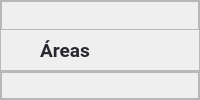
               <widget class="QWidget" name="deposito_subpage">
                <layout class="QVBoxLayout" name="verticalLayout_4">
                 <property name="spacing">
                  <number>0</number>
                 </property>
                 <property name="leftMargin">
                  <number>0</number>
                 </property>
                 <property name="topMargin">
                  <number>0</number>
                 </property>
                 <property name="rightMargin">
                  <number>0</number>
                 </property>
                 <property name="bottomMargin">
                  <number>0</number>
                 </property>
                 <item>
                  <widget class="QFrame" name="frame_6">
                   <property name="frameShape">
                    <enum>QFrame::StyledPanel</enum>
                   </property>
                   <property name="frameShadow">
                    <enum>QFrame::Raised</enum>
                   </property>
                   <layout class="QVBoxLayout" name="verticalLayout_6">
                    <property name="leftMargin">
                     <number>0</number>
                    </property>
                    <property name="topMargin">
                     <number>0</number>
                    </property>
                    <property name="rightMargin">
                     <number>0</number>
                    </property>
                    <property name="bottomMargin">
                     <number>0</number>
                    </property>
                    <item>
                     <widget class="QFrame" name="frame_13">
                      <property name="maximumSize">
                       <size>
                        <width>200</width>
                        <height>100</height>
                       </size>
                      </property>
                      <property name="frameShape">
                       <enum>QFrame::StyledPanel</enum>
                      </property>
                      <property name="frameShadow">
                       <enum>QFrame::Raised</enum>
                      </property>
                      <widget class="QLabel" name="label_9">
                       <property name="geometry">
                        <rect>
                         <x>7</x>
                         <y>30</y>
                         <width>128</width>
                         <height>40</height>
                        </rect>
                       </property>
                       <property name="minimumSize">
                        <size>
                         <width>128</width>
                         <height>0</height>
                        </size>
                       </property>
                       <property name="maximumSize">
                        <size>
                         <width>120</width>
                         <height>40</height>
                        </size>
                       </property>
                       <property name="font">
                        <font>
                         <family>Roboto</family>
                         <pointsize>17</pointsize>
                         <weight>75</weight>
                         <bold>true</bold>
                        </font>
                       </property>
                       <property name="styleSheet">
                        <string notr="true">color: #282830 ;
</string>
                       </property>
                       <property name="text">
                        <string>Depósito</string>
                       </property>
                       <property name="alignment">
                        <set>Qt::AlignCenter</set>
                       </property>
                      </widget>
                     </widget>
                    </item>
                    <item>
                     <widget class="QLabel" name="label_12">
                      <property name="minimumSize">
                       <size>
                        <width>128</width>
                        <height>0</height>
                       </size>
                      </property>
                      <property name="maximumSize">
                       <size>
                        <width>120</width>
                        <height>40</height>
                       </size>
                      </property>
                      <property name="font">
                       <font>
                        <family>Roboto</family>
                        <pointsize>14</pointsize>
                        <weight>75</weight>
                        <bold>true</bold>
                       </font>
                      </property>
                      <property name="cursor">
                       <cursorShape>PointingHandCursor</cursorShape>
                      </property>
                      <property name="styleSheet">
                       <string notr="true">color: #282830 ;
</string>
                      </property>
                      <property name="text">
                       <string>Áreas</string>
                      </property>
                      <property name="alignment">
                       <set>Qt::AlignCenter</set>
                      </property>
                     </widget>
                    </item>
                    <item>
                     <widget class="QFrame" name="frame_14">
                      <property name="frameShape">
                       <enum>QFrame::StyledPanel</enum>
                      </property>
                      <property name="frameShadow">
                       <enum>QFrame::Raised</enum>
                      </property>
                      <layout class="QVBoxLayout" name="verticalLayout_8">
                       <property name="spacing">
                        <number>0</number>
                       </property>
                       <property name="leftMargin">
                        <number>0</number>
                       </property>
                       <property name="topMargin">
                        <number>0</number>
                       </property>
                       <property name="rightMargin">
                        <number>0</number>
                       </property>
                       <property name="bottomMargin">
                        <number>0</number>
                       </property>
                       <item alignment="Qt::AlignTop">
                        <widget class="QFrame" name="frame_5">
                         <property name="frameShape">
                          <enum>QFrame::StyledPanel</enum>
                         </property>
                         <property name="frameShadow">
                          <enum>QFrame::Raised</enum>
                         </property>
                         <layout class="QVBoxLayout" name="verticalLayout_7">
                          <property name="spacing">
                           <number>0</number>
                          </property>
                          <property name="leftMargin">
                           <number>0</number>
                          </property>
                          <property name="topMargin">
                           <number>0</number>
                          </property>
                          <property name="rightMargin">
                           <number>0</number>
                          </property>
                          <property name="bottomMargin">
                           <number>0</number>
                          </property>
                         </layout>
                        </widget>
                       </item>
                      </layout>
                     </widget>
                    </item>
                   </layout>
                  </widget>
                 </item>
                </layout>
               </widget>
